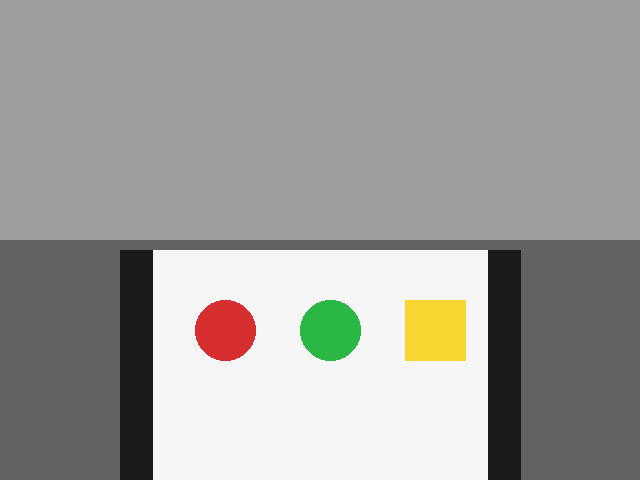
#> input picture vision/样例照片/1_顺光.png, 640 x 480 px
$ python see_image.py
#> lines starting #> are read from the running program, lines starting #| are printed output that depends on the picture; after the words box and inside, x2 and y2 are one past the last pixel; in counts of white or black regions, pixels touching at a corner belong together
# -*- coding: utf-8 -*-
"""第一眼看清"一张图就是一排排数字"：用 numpy + opencv 把一张图读进来。

跑法：双击 run_see_image.cmd（输出会停在屏幕上）
     或在 VS Code 里按 Ctrl+F5
用的是车队视觉的样例照片：code/vision/样例照片/1_顺光.png
"""
import os
import numpy as np
import cv2

HERE = os.path.dirname(os.path.abspath(__file__))
IMG = os.path.join(HERE, "样例照片", "1_顺光.png")

# 小坑先说清：cv2.imread() 遇到中文路径会读不到（返回 None），
# 中文路径要绕一下 —— 先把文件读成字节，再让 cv2 解成图。
img = cv2.imdecode(np.fromfile(IMG, dtype=np.uint8), cv2.IMREAD_COLOR)
#> img is the input picture: shape (480, 640, 3); mean B, G, R 155.3, 158.4, 159

print("=" * 52)
print("把一张图读成一排排数字")
print("=" * 52)
print("读的是：", IMG)
print()

print("1) img.shape =", img.shape, "  <- (高, 宽, 通道)")
#| 1) img.shape = (480, 640, 3)   <- (高, 宽, 通道)
print("   也就是 480 行 × 640 列，每格 3 个数字（蓝、绿、红）")
print()

print("2) 最左上角那一格 img[0, 0] =", img[0, 0])
#| 2) 最左上角那一格 img[0, 0] = [157 157 157]
print("   一格就是一个像素，里面装着 3 个数字")
print()

print("3) 正中间那一格 img[240, 320] =", img[240, 320])
#| 3) 正中间那一格 img[240, 320] = [99 99 99]
print()

print("4) 最上面一行最左边 8 格的蓝值 img[0, 0:8, 0] =")
print("   ", img[0, 0:8, 0])
#|     [157 157 157 157 157 157 157 157]
print("   这就是你会写的切片 —— 从这一行里掐出 8 格来看")
print()

gray = cv2.cvtColor(img, cv2.COLOR_BGR2GRAY)
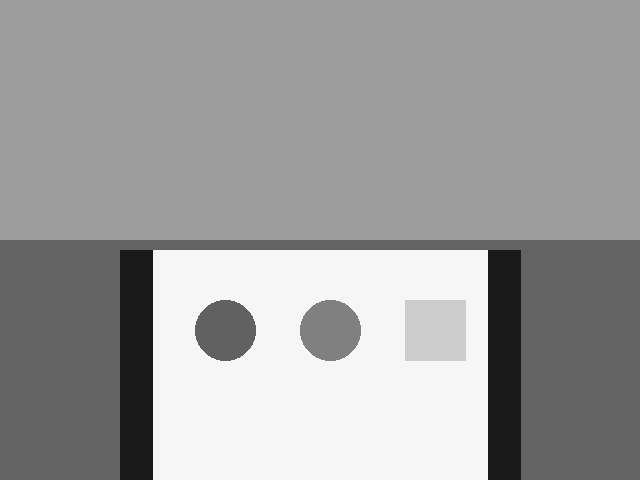
#> gray: shape (480, 640); min 26, max 246, mean 158.2
print("5) 变灰后 gray.shape =", gray.shape, "  <- 每格只剩 1 个数字")
#| 5) 变灰后 gray.shape = (480, 640)   <- 每格只剩 1 个数字
print("   正中间那一格 gray[240, 320] =", gray[240, 320])
#|    正中间那一格 gray[240, 320] = 99
print()

# 阈值：亮度大于 150 的当白色，其余当黑色。
# 你在 Python 课里写的 for + if + append，opencv 这一步一次把所有格子都做完。
bright = gray > 150
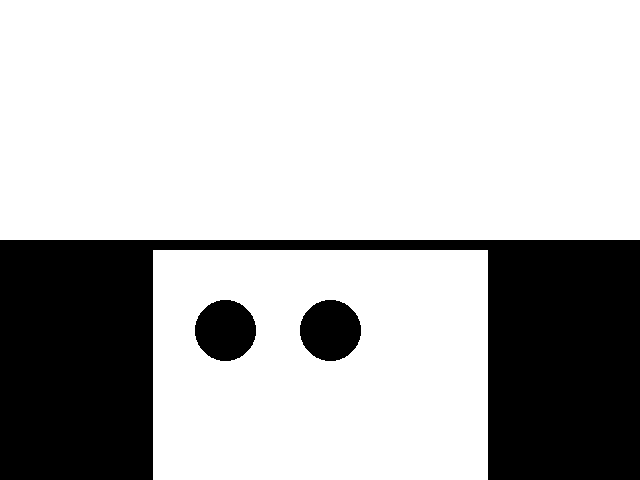
#> bright: shape (480, 640) bool; 73.2% white; 3 black regions, box (x1, y1, x2, y2) and area: (0, 240, 640, 480) 76550, (195, 300, 256, 361) 2909, (300, 300, 361, 361) 2909
print("6) 亮度大于 150 的格子有", int(bright.sum()), "个")
#| 6) 亮度大于 150 的格子有 224832 个
print("   占全图", round(float(bright.mean()) * 100, 2), "%  <- 这个数就是调阈值时盯着的数")
#|    占全图 73.19 %  <- 这个数就是调阈值时盯着的数
print()

th_img = bright.astype(np.uint8) * 255          # 255 = 白，0 = 黑
out = os.path.join(HERE, "out_二值图.png")
cv2.imencode(".png", th_img)[1].tofile(out)     # 中文路径存图也用这一招
print("7) 二值图存好了：", out)
print("   打开它看一眼：亮的地方存住了，暗的地方没了")
print()
print("一句话：一张图 = 一大面数字；处理图像 = 对这些数字做加减比较。")
